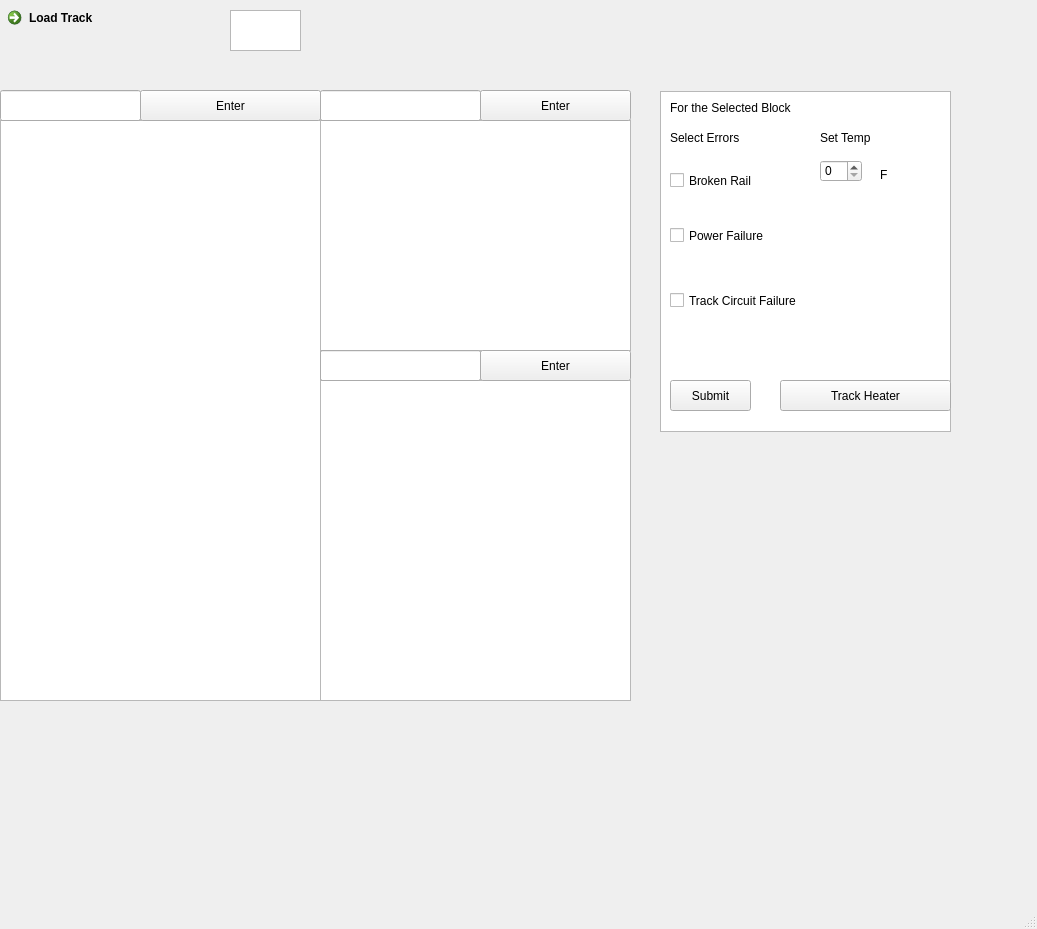
<?xml version="1.0" encoding="UTF-8"?>
<ui version="4.0">
 <class>MainWindow</class>
 <widget class="QMainWindow" name="MainWindow">
  <property name="geometry">
   <rect>
    <x>0</x>
    <y>0</y>
    <width>1037</width>
    <height>929</height>
   </rect>
  </property>
  <property name="windowTitle">
   <string>MainWindow</string>
  </property>
  <widget class="QWidget" name="centralwidget">
   <widget class="QGraphicsView" name="graphicsView">
    <property name="geometry">
     <rect>
      <x>230</x>
      <y>10</y>
      <width>71</width>
      <height>41</height>
     </rect>
    </property>
   </widget>
   <widget class="QCheckBox" name="checkBox">
    <property name="geometry">
     <rect>
      <x>670</x>
      <y>170</y>
      <width>231</width>
      <height>21</height>
     </rect>
    </property>
    <property name="text">
     <string>Broken Rail</string>
    </property>
   </widget>
   <widget class="QCheckBox" name="checkBox_2">
    <property name="geometry">
     <rect>
      <x>670</x>
      <y>220</y>
      <width>251</width>
      <height>31</height>
     </rect>
    </property>
    <property name="text">
     <string>Power Failure</string>
    </property>
   </widget>
   <widget class="QCheckBox" name="checkBox_3">
    <property name="geometry">
     <rect>
      <x>670</x>
      <y>285</y>
      <width>271</width>
      <height>31</height>
     </rect>
    </property>
    <property name="text">
     <string>Track Circuit Failure</string>
    </property>
   </widget>
   <widget class="QPushButton" name="pushButton">
    <property name="geometry">
     <rect>
      <x>670</x>
      <y>380</y>
      <width>81</width>
      <height>31</height>
     </rect>
    </property>
    <property name="text">
     <string>Submit</string>
    </property>
   </widget>
   <widget class="QLabel" name="label_17">
    <property name="geometry">
     <rect>
      <x>670</x>
      <y>100</y>
      <width>261</width>
      <height>16</height>
     </rect>
    </property>
    <property name="text">
     <string>For the Selected Block</string>
    </property>
   </widget>
   <widget class="QLabel" name="label_18">
    <property name="geometry">
     <rect>
      <x>670</x>
      <y>130</y>
      <width>81</width>
      <height>16</height>
     </rect>
    </property>
    <property name="text">
     <string>Select Errors</string>
    </property>
   </widget>
   <widget class="QCommandLinkButton" name="commandLinkButton">
    <property name="geometry">
     <rect>
      <x>0</x>
      <y>0</y>
      <width>167</width>
      <height>41</height>
     </rect>
    </property>
    <property name="text">
     <string>Load Track</string>
    </property>
   </widget>
   <widget class="QPushButton" name="pushButton_2">
    <property name="geometry">
     <rect>
      <x>780</x>
      <y>380</y>
      <width>171</width>
      <height>31</height>
     </rect>
    </property>
    <property name="text">
     <string>Track Heater</string>
    </property>
   </widget>
   <widget class="QTableView" name="tableView">
    <property name="geometry">
     <rect>
      <x>0</x>
      <y>120</y>
      <width>321</width>
      <height>581</height>
     </rect>
    </property>
   </widget>
   <widget class="QTableView" name="tableView_S">
    <property name="geometry">
     <rect>
      <x>320</x>
      <y>120</y>
      <width>311</width>
      <height>231</height>
     </rect>
    </property>
   </widget>
   <widget class="QTableView" name="tableView_T">
    <property name="geometry">
     <rect>
      <x>320</x>
      <y>380</y>
      <width>311</width>
      <height>321</height>
     </rect>
    </property>
   </widget>
   <widget class="QTextBrowser" name="textBrowser">
    <property name="geometry">
     <rect>
      <x>660</x>
      <y>91</y>
      <width>291</width>
      <height>341</height>
     </rect>
    </property>
   </widget>
   <widget class="QSpinBox" name="spinBox">
    <property name="geometry">
     <rect>
      <x>820</x>
      <y>160</y>
      <width>42</width>
      <height>22</height>
     </rect>
    </property>
   </widget>
   <widget class="QLabel" name="label">
    <property name="geometry">
     <rect>
      <x>820</x>
      <y>130</y>
      <width>91</width>
      <height>16</height>
     </rect>
    </property>
    <property name="text">
     <string>Set Temp</string>
    </property>
   </widget>
   <widget class="QLabel" name="label_2">
    <property name="geometry">
     <rect>
      <x>880</x>
      <y>170</y>
      <width>35</width>
      <height>10</height>
     </rect>
    </property>
    <property name="text">
     <string>F</string>
    </property>
   </widget>
   <widget class="QLineEdit" name="lineEdit">
    <property name="geometry">
     <rect>
      <x>0</x>
      <y>90</y>
      <width>141</width>
      <height>31</height>
     </rect>
    </property>
    <property name="text">
     <string/>
    </property>
   </widget>
   <widget class="QPushButton" name="enterB">
    <property name="geometry">
     <rect>
      <x>140</x>
      <y>90</y>
      <width>181</width>
      <height>31</height>
     </rect>
    </property>
    <property name="text">
     <string>Enter</string>
    </property>
   </widget>
   <widget class="QLineEdit" name="lineEdit_s">
    <property name="geometry">
     <rect>
      <x>320</x>
      <y>90</y>
      <width>161</width>
      <height>31</height>
     </rect>
    </property>
    <property name="text">
     <string/>
    </property>
   </widget>
   <widget class="QPushButton" name="enterS">
    <property name="geometry">
     <rect>
      <x>480</x>
      <y>90</y>
      <width>151</width>
      <height>31</height>
     </rect>
    </property>
    <property name="text">
     <string>Enter</string>
    </property>
   </widget>
   <widget class="QPushButton" name="enterT">
    <property name="geometry">
     <rect>
      <x>480</x>
      <y>350</y>
      <width>151</width>
      <height>31</height>
     </rect>
    </property>
    <property name="text">
     <string>Enter</string>
    </property>
   </widget>
   <widget class="QLineEdit" name="lineEdit_t">
    <property name="geometry">
     <rect>
      <x>320</x>
      <y>350</y>
      <width>161</width>
      <height>31</height>
     </rect>
    </property>
    <property name="text">
     <string/>
    </property>
   </widget>
   <zorder>textBrowser</zorder>
   <zorder>checkBox</zorder>
   <zorder>checkBox_2</zorder>
   <zorder>checkBox_3</zorder>
   <zorder>pushButton</zorder>
   <zorder>label_17</zorder>
   <zorder>label_18</zorder>
   <zorder>commandLinkButton</zorder>
   <zorder>pushButton_2</zorder>
   <zorder>tableView</zorder>
   <zorder>tableView_S</zorder>
   <zorder>tableView_T</zorder>
   <zorder>graphicsView</zorder>
   <zorder>spinBox</zorder>
   <zorder>label</zorder>
   <zorder>label_2</zorder>
   <zorder>lineEdit</zorder>
   <zorder>enterB</zorder>
   <zorder>lineEdit_s</zorder>
   <zorder>enterS</zorder>
   <zorder>enterT</zorder>
   <zorder>lineEdit_t</zorder>
  </widget>
  <widget class="QMenuBar" name="menubar">
   <property name="geometry">
    <rect>
     <x>0</x>
     <y>0</y>
     <width>1037</width>
     <height>18</height>
    </rect>
   </property>
  </widget>
  <widget class="QStatusBar" name="statusbar"/>
 </widget>
 <resources/>
 <connections/>
</ui>
